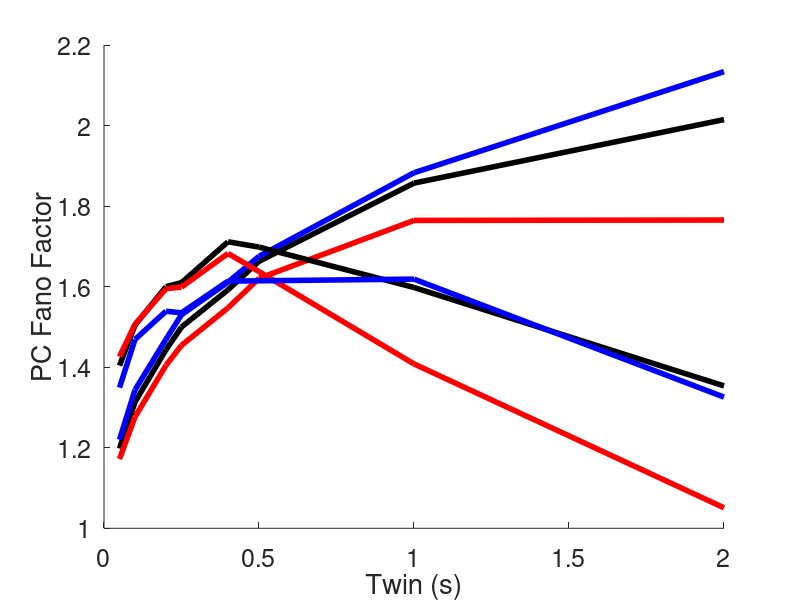
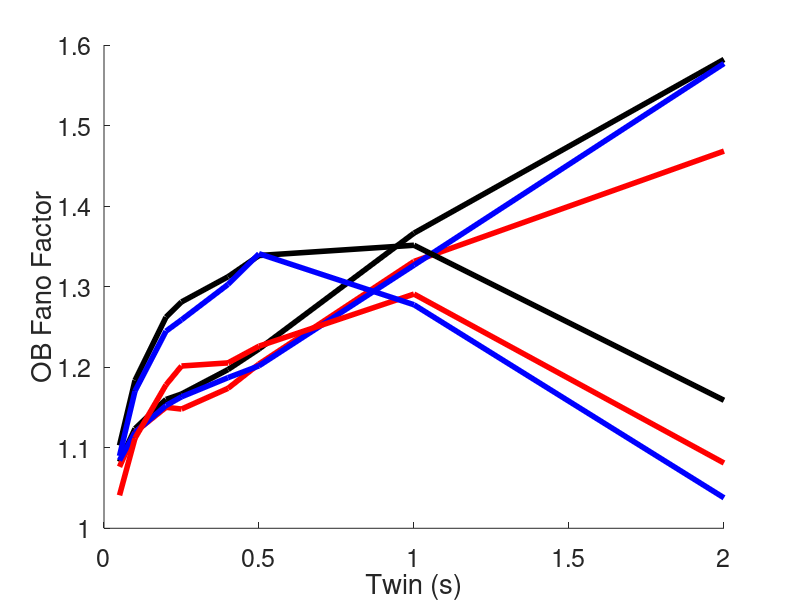
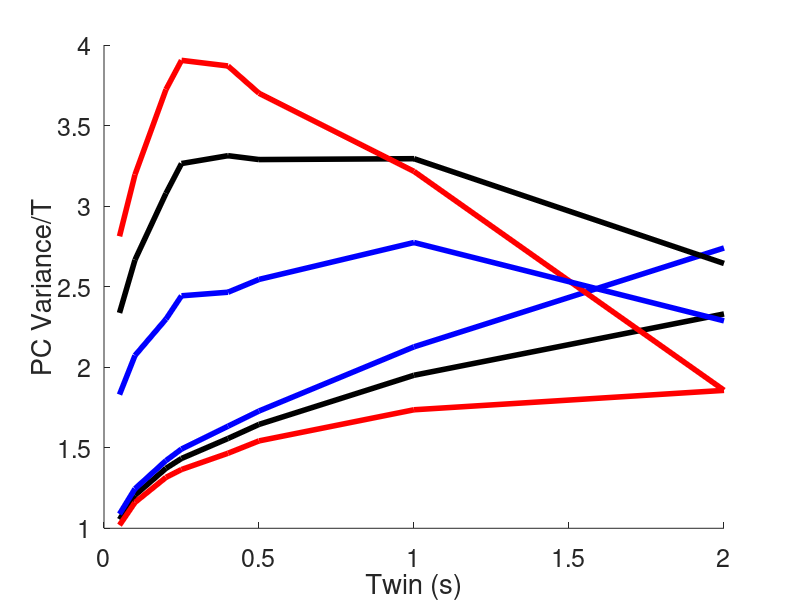
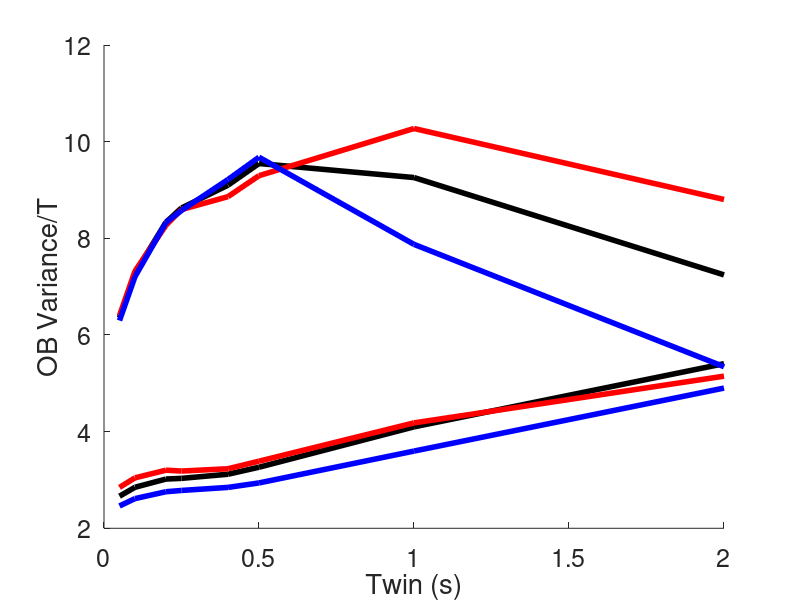

MATLAB code to generate these figures, in order:
%commands to plot the stats BY ODOR;
%plotting the FF & Var of 2 types in Spont. vs Evoked

which_set=input('Enter 0 (exp1+2) or 1 (exp3+4): '); 
if(which_set==0)
    load CoVar_Exp1+2
else
    load CoVar_Exp3+4
end

figure
hold on
plot(Twin_vec,mnFFpc_sponBoth,'k','LineWidth',4)
plot(Twin_vec,mnFFpc_spon1,'r','LineWidth',4)
plot(Twin_vec,mnFFpc_spon2,'b','LineWidth',4)
plot(Twin_vec,mnFFpc_odBoth,'k','LineWidth',4)
plot(Twin_vec,mnFFpc_od1,'r','LineWidth',4)
plot(Twin_vec,mnFFpc_od2,'b','LineWidth',4)
box off
set(gca,'FontSize',18)
xlabel('Twin (s)')
ylabel('PC Fano Factor')

figure
hold on
plot(Twin_vec,mnFFob_sponBoth,'k','LineWidth',4)
plot(Twin_vec,mnFFob_spon1,'r','LineWidth',4)
plot(Twin_vec,mnFFob_spon2,'b','LineWidth',4)
plot(Twin_vec,mnFFob_odBoth,'k','LineWidth',4)
plot(Twin_vec,mnFFob_od1,'r','LineWidth',4)
plot(Twin_vec,mnFFob_od2,'b','LineWidth',4)
box off
set(gca,'FontSize',18)
xlabel('Twin (s)')
ylabel('OB Fano Factor')


figure
hold on
plot(Twin_vec,mnVrpc_sponBoth./Twin_vec,'k','LineWidth',4)
plot(Twin_vec,mnVrpc_spon1./Twin_vec,'r','LineWidth',4)
plot(Twin_vec,mnVrpc_spon2./Twin_vec,'b','LineWidth',4)
plot(Twin_vec,mnVrpc_odBoth./Twin_vec,'k','LineWidth',4)
plot(Twin_vec,mnVrpc_od1./Twin_vec,'r','LineWidth',4)
plot(Twin_vec,mnVrpc_od2./Twin_vec,'b','LineWidth',4)
box off
set(gca,'FontSize',18)
xlabel('Twin (s)')
ylabel('PC Variance/T')

figure
hold on
plot(Twin_vec,mnVrob_sponBoth./Twin_vec,'k','LineWidth',4)
plot(Twin_vec,mnVrob_spon1./Twin_vec,'r','LineWidth',4)
plot(Twin_vec,mnVrob_spon2./Twin_vec,'b','LineWidth',4)
plot(Twin_vec,mnVrob_odBoth./Twin_vec,'k','LineWidth',4)
plot(Twin_vec,mnVrob_od1./Twin_vec,'r','LineWidth',4)
plot(Twin_vec,mnVrob_od2./Twin_vec,'b','LineWidth',4)
box off
set(gca,'FontSize',18)
xlabel('Twin (s)')
ylabel('OB Variance/T')

